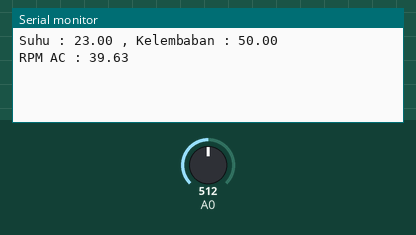
Simulated run of this sketch. Board: ESP8266 (NodeMCU). On the bench: the last lines printed to the serial monitor. The inputs (shaded band) are chosen by the test bench; at power-on: A0 = 512. WiFi joins after 1.5 s; servers stay silent unless stated.

Above: at 3.0 s.
3.1 s: A0 set to 716
At 4.4 s:
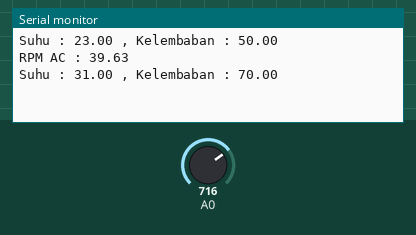
4.6 s: A0 set to 900
At 5.6 s:
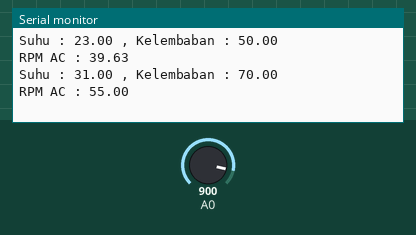
Timing chart, 0 to 7.6 s (numbered marks = the images above; inputs shaded):
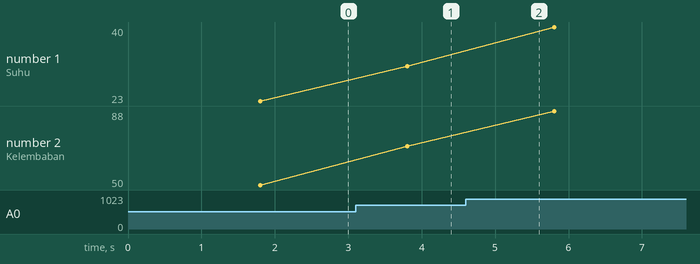

Measured:
- after the input at 3.1 s, the serial monitor: prints a new line after 0.70 s (image 1)
- plotted number 1: 23 → 31 after the input at 3.1 s, 31 → 40 after the input at 4.6 s
- plotted number 2: 50 → 70 after the input at 3.1 s, 70 → 88 after the input at 4.6 s

The sketch:

fuzzy_IoT.ino
```cpp
#define BLYNK_PRINT Serial
#include <ESP8266WiFi.h>
#include <BlynkSimpleEsp8266.h>
#define s0 D3
#define s1 D2
#define s2 D1

char auth[] = "rEXc4HKU6BkbQtJc_Xj1iZDfErnRU3Hq";

char ssid[] = "IndiHome";
char pass[] = "jahemerah";

int analogPin = 0;

float sensor1;
float sensor2;
float suhu[3], kelembaban[3], rule[3][3];
float defuzzy;
int out[9];

void Fuzzyfikasi() {

  //Suhu

  //Dingin
  if (sensor1 <= 12)
    suhu [0] = 1;
  else if (sensor1 > 12 && sensor1 < 20)
    suhu [0] = (20 - sensor1) / 8;
  else if (sensor1 >= 20)
    suhu [0] = 0;
  //Sedang
  if (sensor1 == 26)
    suhu [1] = 1;
  else if (sensor1 > 16 && sensor1 < 26)
    suhu [1] = (sensor1 - 16) / 10;
  else if (sensor1 > 26 && sensor1 < 30)
    suhu [1] = (30 - sensor1) / 4;
  else if (sensor1 <= 16 || sensor1 >= 30)
    suhu [1] = 0;
  //Panas
  if (sensor1 <= 28)
    suhu [2] = 0;
  else if (sensor1 > 28 && sensor1 < 35)
    suhu [2] = (sensor1 - 28) / 10;
  else if (sensor1 >= 35)
    suhu [2] = 1;

  //Kelembaban
  //Kering
  if (sensor2 <= 30)
    kelembaban [0] = 1;
  else if (sensor2 > 30 && sensor2 < 45)
    kelembaban [0] = (45 - sensor2) / 15;
  else if (sensor2 >= 45)
    kelembaban [0] = 0;
  //Ideal
  if (sensor2 == 55)
    kelembaban [1] = 0;
  else if (sensor2 > 40 && sensor2 < 55)
    kelembaban [1] = (sensor2 - 40) / 15;
  else if (sensor2 > 55 && sensor2 < 70)
    kelembaban [1] = (70 - sensor2) / 15;
  else if (sensor2 <=40 || sensor2 >= 70)
    kelembaban [1] = 0;
  //Lembab
  if (sensor2 <= 70)
    kelembaban [2] = 0;
  else if (sensor2 > 70 && sensor2 < 80)
    kelembaban [2] = (sensor2 - 70) / 10;
  else if (sensor2 >= 80);
    kelembaban [2] = 1;
}

float Min (float a, float b) {
  float min;
  if (a < b) min = a;
  else min = b;
  return min;
}

void Rule() {

  for (int i=0; i<3; i++){
    for(int j=0; j<3; j++){
      rule[j][i] = Min(suhu[j],kelembaban[i]);
    }
  }

  // //Rule1
  // rule[0][0] = Min(suhu[0], kelembaban[0]);
  // out[0] = 55;
  // //Rule2
  // rule[1][0] = Min(suhu[1], kelembaban[0]);
  // out[1] = 55;
  // //Rule3
  // rule[2][0] = Min(suhu[2], kelembaban[0]);
  // out[2] = 100;
  // //Rule4
  // rule[0][1] = Min(suhu[0], kelembaban[1]);
  // out[3] = 25;
  // //Rule5
  // rule[1][1] = Min(suhu[1], kelembaban[1]);
  // out[4] = 55;
  // //Rule6
  // rule[2][1] = Min(suhu[2], kelembaban[1]);
  // out[5] = 100;
  // //Rule7
  // rule[0][2] = Min(suhu[0], kelembaban[2]);
  // out[6] = 25;
  // //Rule8
  // rule[1][2] = Min(suhu[1], kelembaban[2]);
  // out[7] = 25;
  // //Rule9
  // rule[2][2] = Min(suhu[2], kelembaban[2]);
  // out[8] = 55;
}

void Defuzzyfikasi(){
  float RPM_Rendah = 25;
  float RPM_Sedang = 55;
  float RPM_Tinggi = 100;

  float pembilang, penyebut = 0.00;

  Rule();

  pembilang = rule[0][0]*RPM_Sedang + rule[1][0]*RPM_Sedang + rule[2][0]*RPM_Tinggi + rule[0][1]*RPM_Rendah + rule[1][1]*RPM_Sedang + rule[2][1]*RPM_Tinggi + rule[0][2]*RPM_Rendah + rule[1][2]*RPM_Rendah + rule[2][2]*RPM_Sedang;

  for (int i=0; i<3; i++){
    for (int j=0; j<3; j++){
      penyebut = penyebut + rule[j][i];
    }
  }
  //Serial.print("Pembilang Penyebut : "); Serial.print(pembilang); Serial.print(" ");Serial.println(penyebut);
  defuzzy = pembilang / penyebut;

}


void setup()
{
  pinMode(s0, OUTPUT);
  pinMode(s1, OUTPUT);
  pinMode(s2, OUTPUT);
  Serial.begin(9600);
  Blynk.begin(auth, ssid, pass);
}

void loop()
{
  sensor1 = analogRead(analogPin);
  sensor1 = map(sensor1,0,1023,0,45);
  sensor2 = analogRead(analogPin);
  sensor2 = map(sensor2,0,1023,0,100);

  Fuzzyfikasi();
  Defuzzyfikasi();

  Serial.print("Suhu : ");Serial.print(sensor1);Serial.print(" , Kelembaban : ");Serial.println(sensor2);
  delay(1000);
  Serial.print("RPM AC : ");Serial.println(defuzzy);
  Blynk.virtualWrite(V5,defuzzy);
  delay(1000);
  Blynk.run();
}
```
